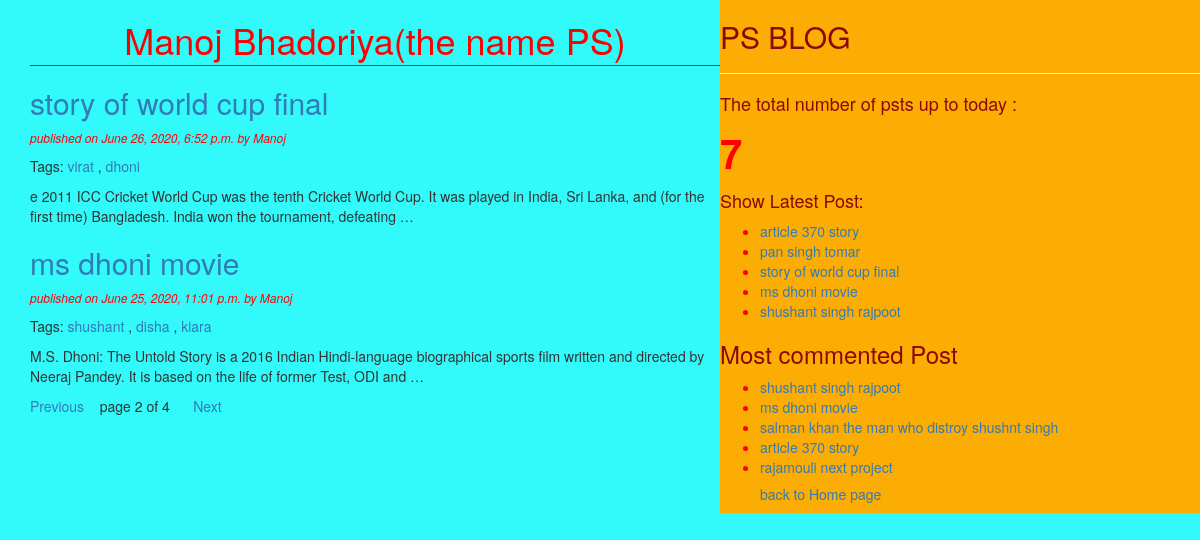
Screenshot of /?page=2 with the database file from the repository.
### Blog/models.py (models this page shows, shortened)
class Post(models.Model):
    STATUS_CHOICES=(('draft','Draft'),('published','Published'))
    title=models.CharField(max_length=256)
    slug=models.SlugField(max_length=264,unique_for_date='publish')
    author=models.ForeignKey(User,related_name='blog_posts',on_delete=models.DO_NOTHING)
    body=models.TextField()
    publish=models.DateTimeField(default=timezone.now)
    created=models.DateTimeField(auto_now_add=True)
    updated=models.DateTimeField(auto_now=True)
    status=models.CharField(max_length=10,choices=STATUS_CHOICES,default='draft')
    objects=CustomManager()
    tags=TaggableManager()
    class Meta:
        ordering=('-publish',)
    def get_absolute_url(self):
        return reverse('post_detail',args=[self.publish.year,self.publish.strftime('%m')
        ,self.publish.strftime('%d'),self.slug])

### Blog/views.py (the view)
# urls.py: url(r'^$', views.post_list_view),
def post_list_view(request,tag_slug=None):
    post_list=Post.objects.all()
    tag=None
    if tag_slug:
        tag=get_object_or_404(Tag,slug=tag_slug)
        post_list=post_list.filter(tags__in=[tag])
    paginator=Paginator(post_list,2)
    page_number=request.GET.get('page')
    try:
        post_list=paginator.page(page_number)
    except PageNotAnInteger:
        post_list=paginator.page(1)
    except EmptyPage:
        post_list=paginator.page(paginator.num_pages)
    return render(request,'blog/post_list.html',{'post_list':post_list,'tag':tag})

### Blog/models.py (called while the page is built)
    def get_queryset(self):
        return super().get_queryset().filter(status='published')

### Blog/templatetags/blog_tag.py (called while the page is built)
@register.simple_tag(name='my_tag')
def total_post():
    return Post.objects.count()

@register.inclusion_tag('blog/latest_posts123.html')
def show_latest_post(count=3):
    latest_posts=Post.objects.order_by('-publish')[:count]
    return {'latest_posts':latest_posts}

@register.simple_tag
def get_most_commented_posts(count=5):
    return Post.objects.annotate(total_comments=Count('comments')).order_by('-total_comments')[:count]

### templates/blog/post_list.html (shortened to what this page needs)
<!DOCTYPE html>
{%extends 'blog/base.html'%}
  {%block content%}
  <h1>Manoj Bhadoriya(the name PS)</h1>
  {% for post in post_list %}
    <a href="{{post.get_absolute_url}}"><h2>{{post.title}}</h2></a>
    <p id="date">published on {{post.publish}} by {{post.author|title}}</p>
    <p>Tags:
      {%for tag in post.tags.all %}
    <a href="{% url 'post_list_by_tag_name' tag.slug %}">{{tag.name}}</a>
    {%if not forloop.last%},{%endif%}
      {%endfor%}
    </p>
    {{post.body|truncatewords:30|linebreaks}}
  {%endfor%}
  {% include 'blog/pagination.html' with page=post_list%}
  {%endblock%}

### templates/blog/base.html (shortened to what this page needs)
<!DOCTYPE html>
{%load static%}
{%load blog_tag%}
<html lang="en" dir="ltr">
  <head>
<link rel="stylesheet" href="https://stackpath.bootstrapcdn.com/bootstrap/3.4.1/css/bootstrap.min.css"
>
<link rel="stylesheet" href="{%static "css/blog1.css" %}">
  </head>
  <body>
    <div class="content">
      {%block content%}   {%endblock%}
    </div>
    <div class="sidebar">
      <h2>PS BLOG</h2><hr>
      <p><h4>The total number of psts up to today :</h4> <span id="pcount">{%my_tag%}</span></p>
      <h4>Show Latest Post:</h4>{%show_latest_post 5 %}
      <h3>Most commented Post</h3>
      {% get_most_commented_posts as most_commented_post%}
      <ul>
        {%for post in most_commented_post%}
        <li id="anchor"><a href="{{post.get_absolute_url}}">{{post.title}}</a></li>
        {%endfor%}
        <h5><a href="/"> back to Home page</a></h5>
      </ul>
    </div>
  </body>
</html>

### templates/blog/latest_posts123.html
<ul>
  {% for post in latest_posts %}
  <li id="anchor"><a href="{{post.get_absolute_url}}">{{post.title}}</a></li>
  {%endfor%}
</ul>

### static/css/blog1.css (style rules this page uses)
.content { width:60%; float:left; padding: 0 0 0 30px; background: #32fafa; height: 100% }
.sidebar { width:40%; float:right; background: #fcad03; margin:0 0 10 0px; height: 100%; color: #8a0808; }
h1 { color: red; text-align: center; border-bottom: 1px solid green; padding-bottom: 5px; }
body { background: #32fafa; }
#date,#ch { color: red; font-size: 12px; font-style: italic; }
#pcount { font-size: 40px; color: red; font-weight: bold; }
#anchor { color: red; }

### rows the page displays
Post: title "story of world cup final", publish "June 26, 2020, 6:52 p.m.", author "Manoj", body "e 2011 ICC Cricket World Cup was the tenth Cricket World Cup. It was played in India, Sri Lanka, and (for the first time) Bangladesh. India won the tournament, defeating …"
Tag: name "virat"
Tag: name "dhoni"
Post: title "ms dhoni movie", publish "June 25, 2020, 11:01 p.m.", author "Manoj", body "M.S. Dhoni: The Untold Story is a 2016 Indian Hindi-language biographical sports film written and directed by Neeraj Pandey. It is based on the life of former Test, ODI and …"
Tag: name "shushant"
Tag: name "disha"
Tag: name "kiara"
Post: title "article 370 story"
Post: title "pan singh tomar"
Post: title "shushant singh rajpoot"
Post: title "salman khan the man who distroy shushnt singh"
Post: title "rajamouli next project"

### other values shown
{{ page.number }} "2"
{{ page.paginator.num_pages }} "4"
